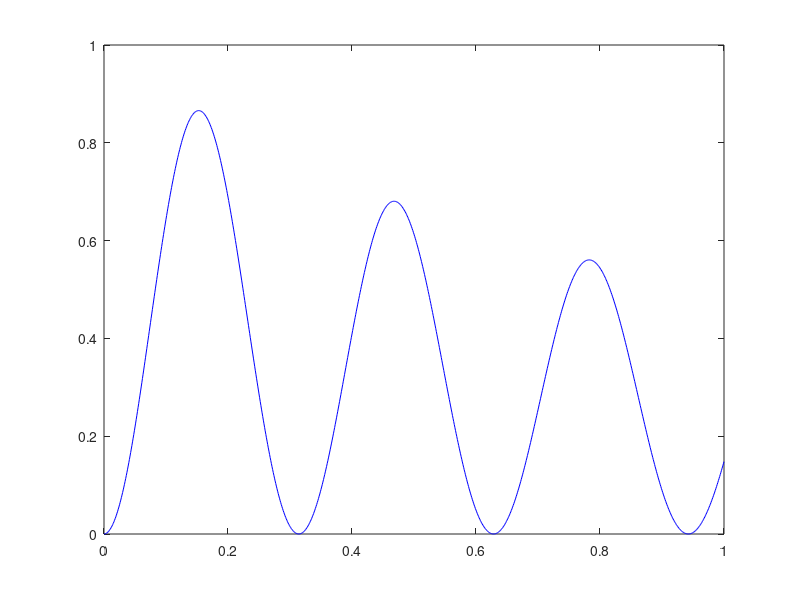

MATLAB code for this plot: (Note: this script raises an error after producing the figure.)
clc
clear all
close all

%% funkcija

 x = 0:0.001:1;
 f = (sin(10*x).^2)./(1+x);
 
 figure(1)
 plot(x,f,'b')
 %% program
 a=0;
 b=1;
 N=30;
 L=20;
 pu=0.95;
 pm=0.05;
 
 [pop] = inicijalizacija(N,L,a,b);                      %inicijalizacija
 
 figure(2)
 plot(x,f);
 hold on
 plot(pop(:,L+1),pop(:,L+2),'r*');
 hold off
 
 % kriterijumi zaustavljanja stavljeni na 24 i 30
 indeks=1;                   % broj koraka kao kriterijum zaustavljanja
 oldpop=pop;
 totalF=sum(oldpop(:,L+2));  %suma svih fitnes funkcija kao kriterijum zaustavljanja
 
 while totalF<24 && indeks<30
     [newpop]=rulet(oldpop,N,L);                        %selekcija
     % cetvrtina populacije se podvrgava mutaciji
     m=round(N/4);                                      % mutacija
     % polovina populacije se podvrgava rekombinaciji(ukrstanju)
     u=round(N/2);
     if mod(u,2)==1
        u=u+1;
        m=m-1;
     end
     %ostatak se podvrgava rekombinaciji(ukrstanju) i mutaciji
     mu=N-(m+u);
     if mod(mu,2)==1
         mu=mu+1;
         m=m-1;
     end
     xx=0;
     
     % samo ukrstanje
     for i=1:u/2
         xx=xx+1;
         pop=newpop;
         X=round(rand(1,2)*(N-1)+1); % dva broja izmedju 1 i N
         x1=X(1); % indeks rodjitelja 1
         x2=X(2); % indeks roditelja 2
         [potomak1,potomak2]=ukrstanje(pop(x1,:),pop(x2,:),pu,L,a,b);
         oldpop(xx,:)=potomak1;
         xx=xx+1;
         oldpop(xx,:)=potomak2;
     end
     
     % samo mutacija
     for i=1:m
         xx=xx+1;
         pop=newpop;
         xa=round(rand*(N-1)+1);  % indeks jedinke na kojoj ce se vrsiti mutacija
         [potomak]=mutacija(pop(xa,:),pm,L,a,b);
         oldpop(xx,:)=potomak;
     end
     
     % ukrstanje i mutacija na tim
     for i=1:mu/2
         xx=xx+1;
         pop=newpop;
         X=round(rand(1,2)*(N-1)+1);
         x1=X(1);
         x2=X(2);
         [potomak1,potomak2]=ukrstanje(pop(x1,:),pop(x2,:),pu,L,a,b);
         [mupotomak1]=mutacija(potomak1,pm,L,a,b);   
         [mupotomak2]=mutacija(potomak2,pm,L,a,b); 
         oldpop(xx,:)=mupotomak1;
         xx=xx+1;
         oldpop(xx,:)=mupotomak2;
     end
     
     indeks=indeks+1;
     figure(indeks);
     plot(x,f)
     hold on
     plot(pop(:,L+1),pop(:,L+2),'r*');
     hold off
     totalF=sum(oldpop(:,L+2));
 end
     
 %% funkcija inicijalizacija
 function [pop]=inicijalizacija(N,L,a,b)
 % pop - populacija
 % N - velicina populacije
 % L = duzina niza (hromozoma)
 % a i b odredjuju interval od interesa
 
 % kreiramo N x (L+2) matricu pop koju ispunjavamo sa 0 i 1
 pop = round(rand(N,L+2));
 
 % u L+1 kolonu smestamo prave vrednosti x-a
 pop(:,L+1)=(((2.^(size(pop(:,1:L),2)-1:-1:0))*pop(:,1:L)')')*(b-a)/(2.^L-1)+a;

 % u L+2 kolonu smestamo vrednosti funkcije od interesa
 pop(:,L+2) = ((sin(10.*pop(:,L+1))).^2)./(1+pop(:,L+1));
 
 end
 
 %% funkcija ukrstanja
 function [potomak1,potomak2]=ukrstanje(roditelj1,roditelj2,pu,L,a,b)
 % L - duzina niza (hromozoma)
 % pu - verovatnoca ukrstanja
 % a i b odredjuju interval od interesa
 
 if (rand < pu)
     %tu - tacka ukrstanja
     % dobijamo broj od 1 do L-1
    tu = round(rand*(L-2))+1;  % radimo ukrstanje u jednoj tacki
    potomak1=[roditelj1(:,1:tu) roditelj2(:,tu+1:L)];
    potomak2=[roditelj2(:,1:tu) roditelj1(:,tu+1:L)];
    
    potomak1(:,L+1)=(((2.^(size(potomak1(:,1:L),2)-1:-1:0))*potomak1(:,1:L)')')*(b-a)/(2.^L-1)+a;
    potomak2(:,L+1)=(((2.^(size(potomak2(:,1:L),2)-1:-1:0))*potomak2(:,1:L)')')*(b-a)/(2.^L-1)+a;
    
    potomak1(:,L+2)=((sin(10.*potomak1(:,L+1))).^2)./(1+potomak1(:,L+1));
    potomak2(:,L+2)=((sin(10.*potomak2(:,L+1))).^2)./(1+potomak2(:,L+1));
 else
     potomak1=roditelj1;
     potomak2=roditelj2;
 end
 end
 
 %% funkcija mutacija
 function [potomak]=mutacija(roditelj,pm,L,a,b)
 % L- duzina niza (hromozoma)
 % pm - verovatnoca mutacije
 % a i b odredjuju interval od interesa
     if (rand<pm)
         %tm - tacka mutacije
         % dobijamo broj od 1 do L
         tm = round(rand*(L-1))+1;
         potomak=roditelj;
         %vrsimo mutaciju, tj. na lokaciji tm 1 zamenjujemo sa 0 i obratno
         potomak(tm)=abs(roditelj(tm)-1);
         potomak(:,L+1)=(((2.^(size(potomak(:,1:L),2)-1:-1:0))*potomak(:,1:L)')')*(b-a)/(2.^L-1)+a;
         potomak(:,L+2)=((sin(10.*potomak(:,L+1))).^2)./(1+potomak(:,L+1));
     else
         potomak=roditelj;
     end
 end
 
 %% funkcija selekcija
 function [newpop]=rulet(oldpop, N,L)
 % N - velicina populacije
 % L - duzina niza(hromozoma)
 ukupnoF=sum(oldpop(:,L+2));
 prob=oldpop(:,L+2)/ukupnoF;
 prob=cumsum(prob);
 % rns je matrica dimenzija Nx1 u koju smestamo
 % slucajne vrednosti od 0 do 1 ali po rastucem 
 % redosledu iduci od prve vrste pa nadalje
 
 rns=sort(rand(N,1));
 fitin=1;
 newin=1;
 while newin<=N
     if (rns(newin)<prob(fitin))
         newpop(newin,:)=oldpop(fitin,:);
         newin=newin+1;
     else
         fitin=fitin+1;
     end
 end
 end